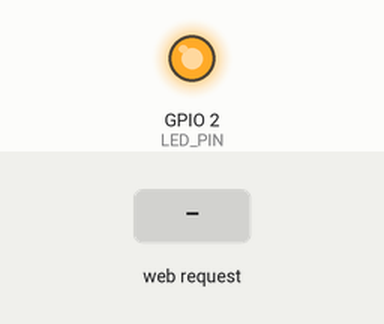
This program was run on a simulated ESP32. Parts: output pins drawn as LEDs (lit = HIGH). Inputs (shaded band) come from the test bench. WiFi joins after 1.5 s; servers stay silent unless stated; what the program prints to the serial monitor is not drawn.

Above: at 3.0 s.
3.1 s: HTTP request GET /set?duty=1 received
At 3.5 s:
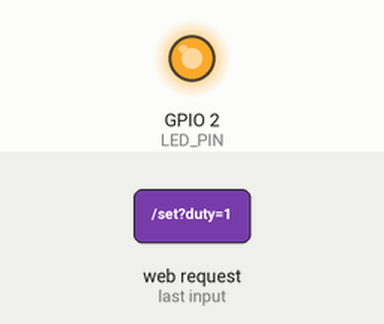
4.6 s: HTTP request GET /set?duty=120 received
At 5.8 s:
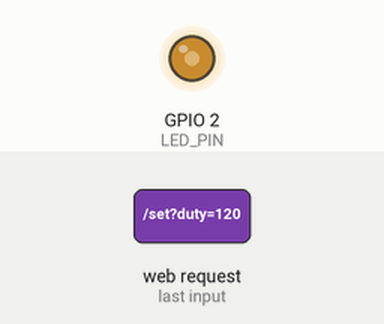
Timing chart, 0 to 7.6 s (numbered marks = the images above; inputs shaded):
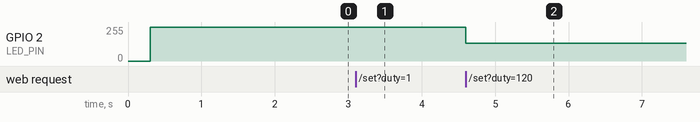

Measured:
- after the input at 3.1 s, GPIO 2 (LED_PIN): 255/255 → 253/255 at once
- after the input at 4.6 s, GPIO 2 (LED_PIN): 253/255 → 134/255 at once

The program:

main.cpp
```cpp
#include <Arduino.h>

#include <WiFi.h>
#include <WebServer.h>

// 路线 1：ESP32 自己当 WebServer
// - 连接 Wi-Fi（STA）
// - 开一个网页（滑条 0..255）
// - 浏览器直接调板载 LED 亮度
//
// 使用方式：
// 1) 在 platformio.ini 里通过 build_flags 设置 WIFI_SSID / WIFI_PASS
// 2) 烧录后打开串口，看 ESP32 的 IP
// 3) 浏览器打开：http://<ESP32_IP>/

#ifndef WIFI_SSID
#define WIFI_SSID "YOUR_WIFI_SSID"
#endif

#ifndef WIFI_PASS
#define WIFI_PASS "YOUR_WIFI_PASSWORD"
#endif

static const uint32_t WIFI_CONNECT_TIMEOUT_MS = 20000;

#ifndef LED_BUILTIN
#define LED_BUILTIN 2
#endif

static const int LED_PIN = LED_BUILTIN;
static const bool LED_ACTIVE_LOW = true; // 你的板子 D2 大概率是低电平点亮
static const uint32_t PWM_FREQ_HZ = 5000;
static const uint8_t PWM_RES_BITS = 8;
static const uint8_t PWM_CHANNEL = 0; // 仅 Arduino-ESP32 2.x 需要

static WebServer server(80);
static int gDuty255 = 0;

static int clampDuty255(int duty) {
  if (duty < 0) return 0;
  if (duty > 255) return 255;
  return duty;
}

static void pwmWriteDuty255(int duty255) {
  const int maxDuty = (1 << PWM_RES_BITS) - 1; // 255
  gDuty255 = clampDuty255(duty255);
  int effectiveDuty = LED_ACTIVE_LOW ? (maxDuty - gDuty255) : gDuty255;

#if defined(ESP_ARDUINO_VERSION_MAJOR) && (ESP_ARDUINO_VERSION_MAJOR >= 3)
  ledcWrite(LED_PIN, effectiveDuty);
#else
  ledcWrite(PWM_CHANNEL, effectiveDuty);
#endif
}

static bool wifiConnect() {
  Serial.printf("Connecting to Wi-Fi SSID: %s\n", WIFI_SSID);

  WiFi.mode(WIFI_STA);
  WiFi.setAutoReconnect(true);
  WiFi.begin(WIFI_SSID, WIFI_PASS);

  uint32_t start = millis();
  while (WiFi.status() != WL_CONNECTED && (millis() - start) < WIFI_CONNECT_TIMEOUT_MS) {
    delay(250);
    Serial.print('.');
  }
  Serial.println();

  if (WiFi.status() != WL_CONNECTED) {
    Serial.println("Wi-Fi connect timeout. Check SSID/password and 2.4GHz network.");
    return false;
  }

  Serial.println("Wi-Fi connected!");
  Serial.print("IP: ");
  Serial.println(WiFi.localIP());
  return true;
}

static void handleRoot() {
  // 极简网页：一个滑条 + 当前值显示
  String html;
  html.reserve(900);
  html += "<!doctype html><html><head><meta charset='utf-8'>";
  html += "<meta name='viewport' content='width=device-width,initial-scale=1'>";
  html += "<title>ESP32 LED</title></head><body>";
  html += "<h3>ESP32 LED Brightness</h3>";
  html += "<div>Duty: <span id='v'>" + String(gDuty255) + "</span>/255</div>";
  html += "<input id='s' type='range' min='0' max='255' value='" + String(gDuty255) + "' style='width:100%'>";
  html += "<script>";
  html += "const s=document.getElementById('s');const v=document.getElementById('v');";
  html += "function send(x){fetch('/set?duty='+x).catch(()=>{});}";
  html += "s.addEventListener('input',()=>{v.textContent=s.value;send(s.value);});";
  html += "</script></body></html>";

  server.send(200, "text/html; charset=utf-8", html);
}

static void handleSet() {
  if (!server.hasArg("duty")) {
    server.send(400, "text/plain; charset=utf-8", "missing duty");
    return;
  }
  int duty = clampDuty255(server.arg("duty").toInt());
  pwmWriteDuty255(duty);
  server.send(200, "application/json", String("{\"duty\":") + String(gDuty255) + "}");
}

static void handleState() {
  server.send(200, "application/json", String("{\"duty\":") + String(gDuty255) + "}");
}

static void startWebServer() {
  server.on("/", HTTP_GET, handleRoot);
  server.on("/set", HTTP_GET, handleSet);
  server.on("/state", HTTP_GET, handleState);
  server.begin();
  Serial.println("WebServer started on port 80");
}

void setup() {
  Serial.begin(115200);
  delay(300);

  Serial.println("ESP32 WebServer -> PWM demo");

#if defined(ESP_ARDUINO_VERSION_MAJOR) && (ESP_ARDUINO_VERSION_MAJOR >= 3)
  if (!ledcAttach(LED_PIN, PWM_FREQ_HZ, PWM_RES_BITS)) {
    Serial.println("ledcAttach failed");
  }
#else
  ledcSetup(PWM_CHANNEL, PWM_FREQ_HZ, PWM_RES_BITS);
  ledcAttachPin(LED_PIN, PWM_CHANNEL);
#endif

  pwmWriteDuty255(0);

  if (String(WIFI_SSID) == "YOUR_WIFI_SSID") {
    Serial.println("Please set WIFI_SSID/WIFI_PASS in platformio.ini build_flags.");
  }

  if (wifiConnect()) {
    startWebServer();
    Serial.print("Open in browser: http://");
    Serial.print(WiFi.localIP());
    Serial.println("/");
  }
}

void loop() {
  server.handleClient();
  delay(2);
}
```
